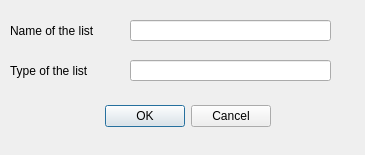
<?xml version="1.0" encoding="UTF-8"?>
<ui version="4.0">
 <class>newListWindow</class>
 <widget class="QDialog" name="newListWindow">
  <property name="geometry">
   <rect>
    <x>0</x>
    <y>0</y>
    <width>365</width>
    <height>155</height>
   </rect>
  </property>
  <property name="windowTitle">
   <string>Dialog</string>
  </property>
  <widget class="QDialogButtonBox" name="buttonBox">
   <property name="geometry">
    <rect>
     <x>100</x>
     <y>100</y>
     <width>171</width>
     <height>32</height>
    </rect>
   </property>
   <property name="orientation">
    <enum>Qt::Horizontal</enum>
   </property>
   <property name="standardButtons">
    <set>QDialogButtonBox::Cancel|QDialogButtonBox::Ok</set>
   </property>
  </widget>
  <widget class="QLabel" name="label">
   <property name="geometry">
    <rect>
     <x>10</x>
     <y>20</y>
     <width>121</width>
     <height>21</height>
    </rect>
   </property>
   <property name="styleSheet">
    <string notr="true">font: 11pt &quot;MS Shell Dlg 2&quot;;</string>
   </property>
   <property name="text">
    <string>Name of the list</string>
   </property>
  </widget>
  <widget class="QLabel" name="label_2">
   <property name="geometry">
    <rect>
     <x>10</x>
     <y>50</y>
     <width>101</width>
     <height>41</height>
    </rect>
   </property>
   <property name="styleSheet">
    <string notr="true">font: 11pt &quot;MS Shell Dlg 2&quot;;</string>
   </property>
   <property name="text">
    <string>Type of the list</string>
   </property>
  </widget>
  <widget class="QLineEdit" name="lineEdit">
   <property name="geometry">
    <rect>
     <x>130</x>
     <y>20</y>
     <width>201</width>
     <height>21</height>
    </rect>
   </property>
  </widget>
  <widget class="QLineEdit" name="lineEdit2">
   <property name="geometry">
    <rect>
     <x>130</x>
     <y>60</y>
     <width>201</width>
     <height>21</height>
    </rect>
   </property>
  </widget>
 </widget>
 <resources/>
 <connections>
  <connection>
   <sender>buttonBox</sender>
   <signal>accepted()</signal>
   <receiver>newListWindow</receiver>
   <slot>accept()</slot>
   <hints>
    <hint type="sourcelabel">
     <x>248</x>
     <y>254</y>
    </hint>
    <hint type="destinationlabel">
     <x>157</x>
     <y>274</y>
    </hint>
   </hints>
  </connection>
  <connection>
   <sender>buttonBox</sender>
   <signal>rejected()</signal>
   <receiver>newListWindow</receiver>
   <slot>reject()</slot>
   <hints>
    <hint type="sourcelabel">
     <x>316</x>
     <y>260</y>
    </hint>
    <hint type="destinationlabel">
     <x>286</x>
     <y>274</y>
    </hint>
   </hints>
  </connection>
 </connections>
</ui>
